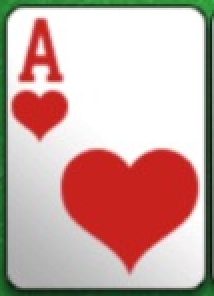
#> input picture research/test_output/card_crops/board_1.png, 107 x 148 px (shown 2 times larger); its folder holds only this picture in this run
$ python create_card_contact_sheet.py
#> lines starting #> are read from the running program, lines starting #| are printed output that depends on the picture; after the words box and inside, x2 and y2 are one past the last pixel; in counts of white or black regions, pixels touching at a corner belong together

from pathlib import Path
import cv2
import numpy as np

CARD_DIR = Path("test_output/card_crops")
OUTPUT_PATH = Path("test_output/card_contact_sheet.jpg")

files = sorted(CARD_DIR.glob("*.png"))

if not files:
    raise FileNotFoundError(f"No card crops found in {CARD_DIR}")

cards = []

for path in files:
    image = cv2.imread(str(path))
#> image is the input picture: shape (148, 107, 3); mean B, G, R 164.6, 170.3, 202.2

    if image is None:
        print(f"Skipping unreadable image: {path}")
        continue

    # Resize each crop to a consistent preview size.
    preview = cv2.resize(image, (180, 240))
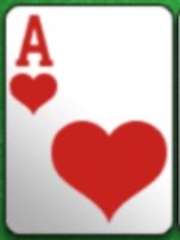
#> preview: shape (240, 180, 3); mean B, G, R 164.5, 170.2, 202.1
    preview = cv2.copyMakeBorder(
        preview, 30, 10, 10, 10,
        cv2.BORDER_CONSTANT,
        value=(35, 35, 35)
    )
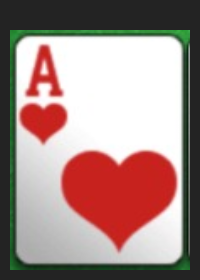
#> preview: shape (280, 200, 3); mean B, G, R 134.9, 139.3, 163.9

    cv2.putText(
        preview,
        path.stem,
        (10, 20),
        cv2.FONT_HERSHEY_SIMPLEX,
        0.45,
        (255, 255, 255),
        1
    )
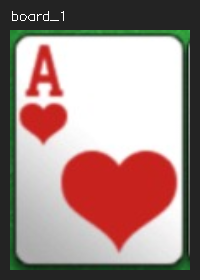
#> preview: shape (280, 200, 3); 0.21% of pixels changed, all inside (x1, y1, x2, y2) = (12, 11, 64, 21)

    cards.append(preview)

columns = 4
rows = (len(cards) + columns - 1) // columns
#> rows = 1
blank = np.zeros_like(cards[0])

while len(cards) < rows * columns:
    cards.append(blank.copy())
#> this loop made 3 passes
#> blank: shape (280, 200, 3); every value is 0
#> after the loop, cards = 4 items

sheet_rows = []

for row in range(rows):
    start = row * columns
    sheet_rows.append(np.hstack(cards[start:start + columns]))
#> after the loop, sheet_rows = 1 item

contact_sheet = np.vstack(sheet_rows)
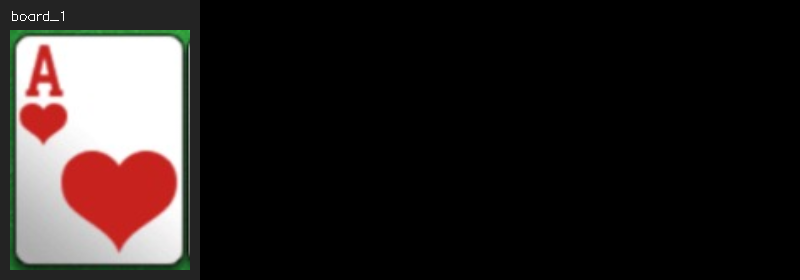
#> contact_sheet: shape (280, 800, 3); mean of channels 0, 1, 2 33.8, 34.9, 41.1; drawn as B, G, R

OUTPUT_PATH.parent.mkdir(parents=True, exist_ok=True)
cv2.imwrite(str(OUTPUT_PATH), contact_sheet)

print(f"Contact sheet saved: {OUTPUT_PATH}")

$ run again, on research/test_output/card_crops/board_2.png
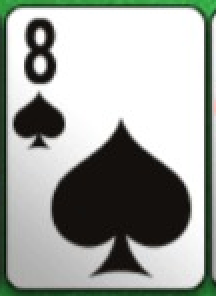
#> input picture research/test_output/card_crops/board_2.png, 108 x 148 px (shown 2 times larger)
#> image is the input picture: shape (148, 108, 3); mean B, G, R 158.1, 163.2, 159.2
#> `cv2.putText( preview, path.stem, (10, 20), cv2.FONT_HERSHEY_SIMPLEX, 0..`:
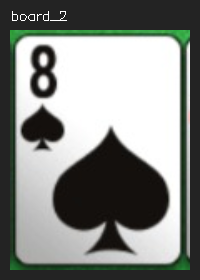
#> preview: shape (280, 200, 3); mean B, G, R 130.4, 134.4, 131.3
#> rows = 1
#> the loop `while len(cards) < rows * columns:` made 3 passes
#> after the loop `while len(cards) < rows * columns:`: cards = 4 items
#> after the loop `for row in range(rows):`: sheet_rows = 1 item
#> `contact_sheet = np.vstack(sheet_rows)`:
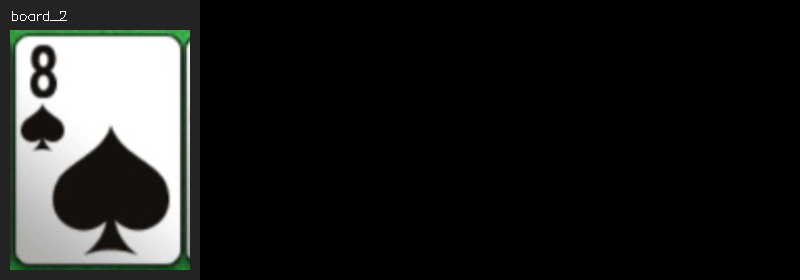
#> contact_sheet: shape (280, 800, 3); mean of channels 0, 1, 2 32.6, 33.6, 32.8; drawn as B, G, R
